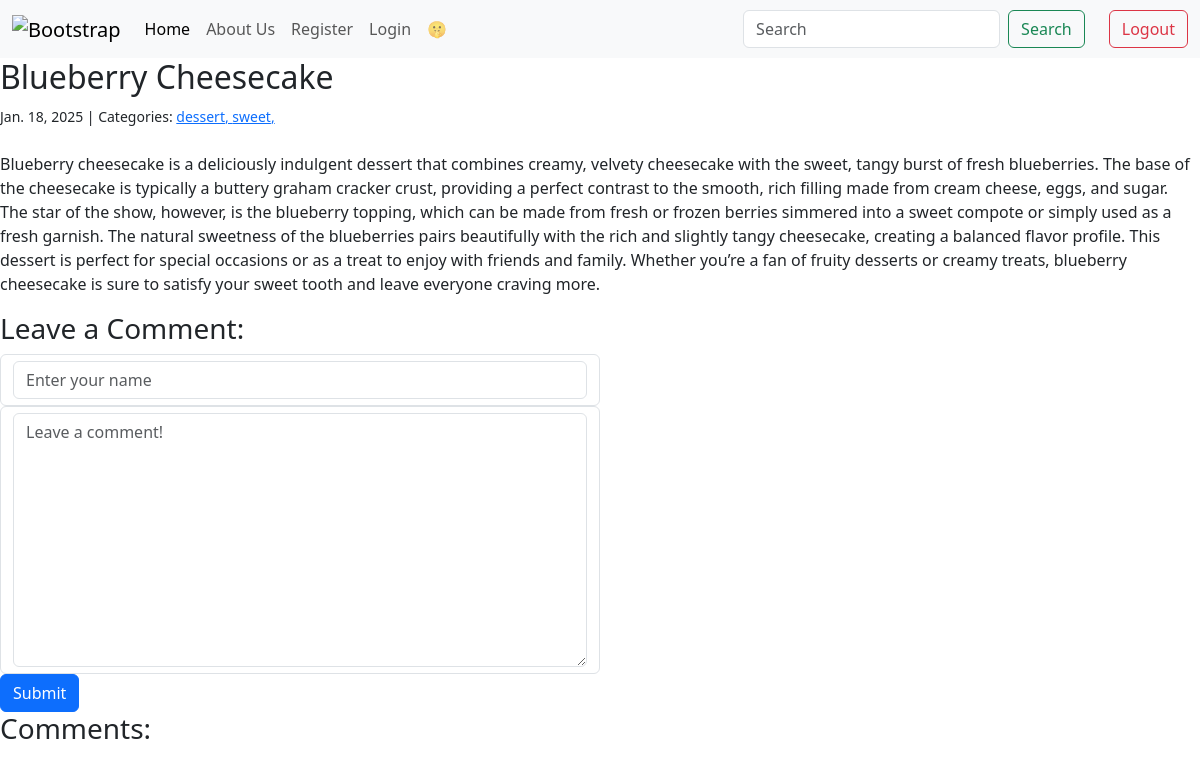
/post/1/, run on an earlier commit of the app's database.
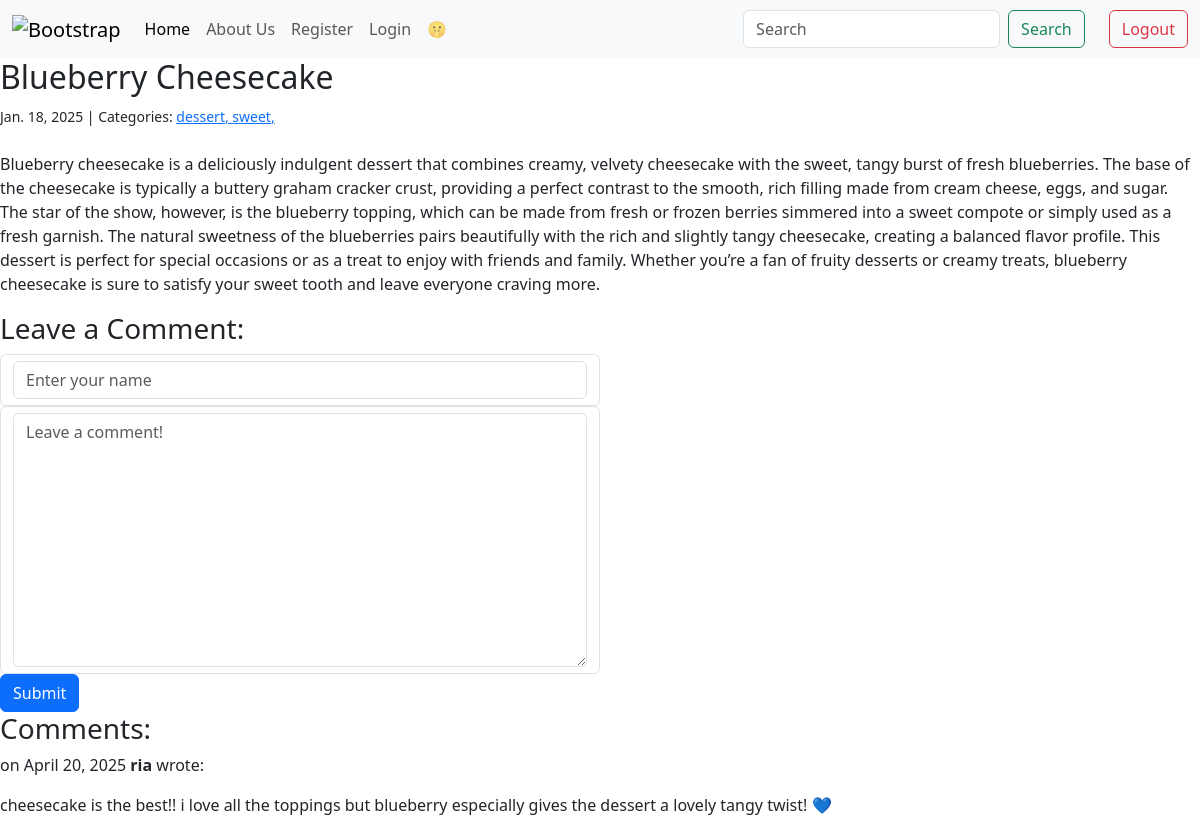
And on a later commit of the database.
### blogapp/models.py (models this page shows, shortened)
class Category(models.Model):
    name = models.CharField(max_length=30)
    class Meta:
        verbose_name_plural = 'Categories'

class Comment(models.Model):
    author = models.CharField(max_length=20)
    body = models.TextField()
    created_on = models.DateTimeField(auto_now_add=True)
    post = models.ForeignKey("Post", on_delete=models.CASCADE)

### blogapp/views.py (the view, shortened to what this page needs)
# urls.py: path("post/<int:pk>/", views.blog_detail, name="blog_detail"),
def blog_detail(request, pk):
    post = Post.objects.get(pk=pk)
    form = CommentForm()
    comments = Comment.objects.filter(post=post)
    context = {
        "post": post,
        "comments": comments,
        "form": CommentForm(),
    }
    return render(request, "blogapp/detail.html", context)

### blogapp/forms.py
class CommentForm(forms.Form):
    author = forms.CharField(
        max_length=35,
        widget = forms.TextInput(
            attrs={"class": "form-control", "placeholder": "Enter your name"}
        ),
    )
    body = forms.CharField(
        widget=forms.Textarea(
            attrs={'class':'form-control', "placeholder":"Leave a comment!"}
        ),
    )

### blogapp/templates/blogapp/detail.html (shortened to what this page needs)
{% extends "blogapp/index.html" %}
    {% block page_title %}
     <h2> {{post.title }} </h2>
    {% endblock page_title %}
    {% block page_content %}
        <small>
            {{ post.created_on.date}} | Categories:
            {% for category in post.categories.all %}
                <a href="{% url 'blog_category' category.name %}">
                    {{ category.name }},
                </a>
            {% endfor %}
        </small>
        <p class="mb-4"> {{ post.body | linebreaks }}</p>
        <h3> Leave a Comment:</h3>
        <form method="post">
            <div class='form-control w-50'>
                {{form.author}}
            </div>
            <div class='form-control w-50'>
                {{form.body}}
            </div>
            <button type="submit" class="btn btn-primary">Submit</button>
        </form>
        <h3>Comments: </h3>
        {% for comment in comments %}
        <p>
            on {{comment.created_on.date}} <b> {{comment.author}}</b> wrote:
        </p>
        <p>
            {{comment.body | linebreaks}}
        </p>
        {% endfor %}
    {% endblock page_content %}

What changed in the data, as far as the page shows it:
added Comment: created_on "April 20, 2025", author "ria", body "cheesecake is the best!! i love all the toppings but blueberry especially gives the dessert a lovely tangy twist! 💙"
